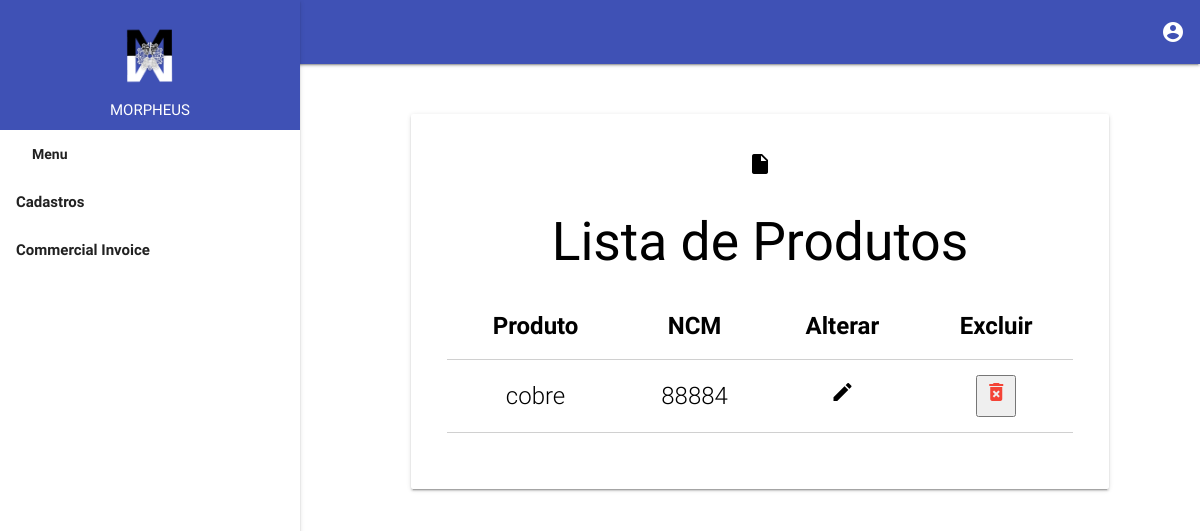
Before: /lisprod/ with the older database file.
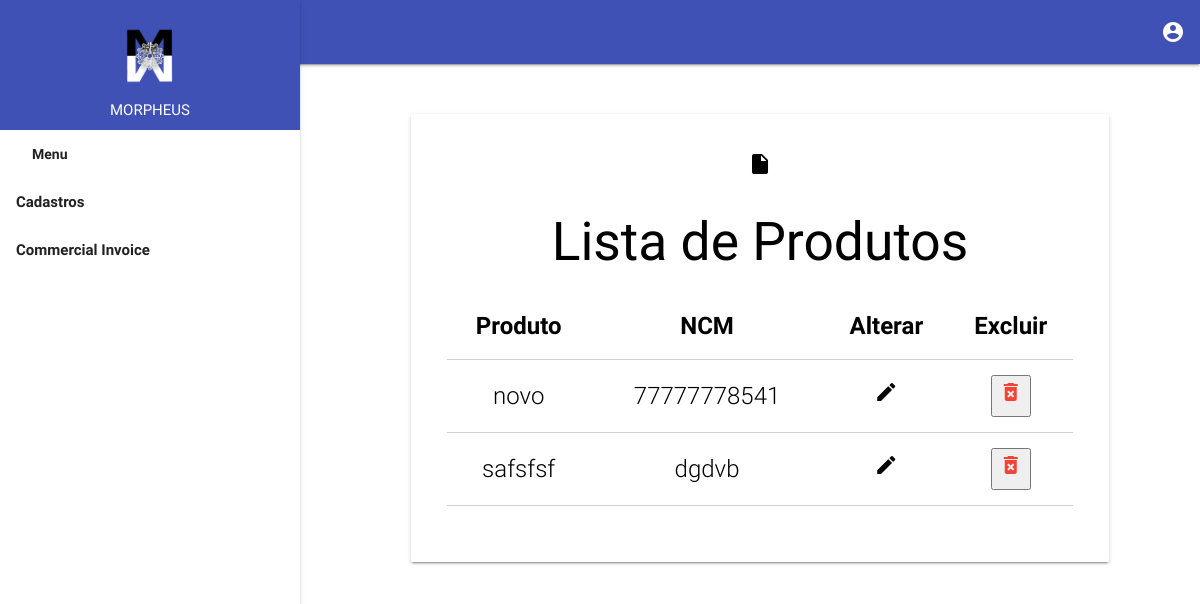
After: the same page with the newer database file.
### register/models.py (models this page shows, shortened)
class Prod(models.Model):
    id = models.AutoField(primary_key=True)
    product = models.CharField(max_length=100)
    ncm =models.CharField(max_length=100)

### register/views.py (the view)
# urls.py: path('lisprod/', LisProd, name="LisProduct"),
def LisProd(request):
    prods = Prod.objects.all()
    return render(request, 'lisprod.html', {'prods': prods})

### register/templates/lisprod.html
{% extends "index.html" %}
{% load static %}
        {% block content %}
<div class=" black-text">
    <a href="{% url 'NewProduct' %}"class="black-text"><i class="material-icons black-text">insert_drive_file</i> </a>
    <h2>Lista de Produtos</h2>
    <table class="bordered centered">
        <thead>
            <tr>
              <th>Produto</th>
              <th>NCM</th>
              <th>Alterar</th>
              <th>Excluir</th>
            </tr>
          </thead>
          <tbody>
    {% for prod in prods %}
        <tr>
                <td>{{ prod.product }}</td>
                <td>{{ prod.ncm }}</td>
                <td><a href="{% url 'UpProduct' prod.id %}"><i class="material-icons black-text">create</i></a></td>
                <td><a href="{% url 'DelProduct' prod.id %}"> <button type="submit"><i class="material-icons red-text">delete_forever</i> </a></td>
        </tr>
    {% endfor %}
</tbody>
</table>
</div>
{% endblock %}

Changed rows visible on the page:
removed Prod: product "cobre", ncm "88884"
added Prod: product "novo", ncm "77777778541"
added Prod: product "safsfsf", ncm "dgdvb"
